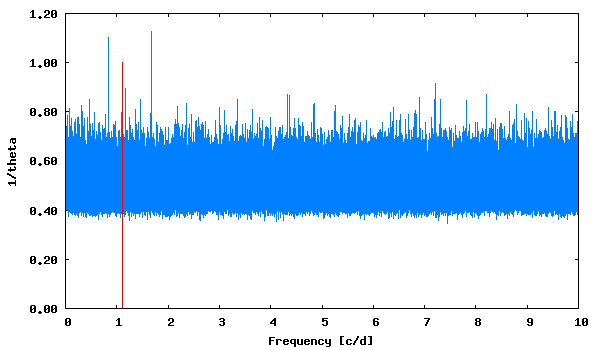

Here is the gnuplot script that generated this plot:
set term png size 600,350 medium
set colors classic
set output "phase_lc_3.lk.png"
set xlabel "Frequency [c/d]"
set ylabel "1/theta"
set format y "%5.2f"
plot [] "lk.periodogram" using 1:2 with lines linecolor 3 title "", "<echo '1.119059  1.00'" with impulses linecolor 1 title ""
 
